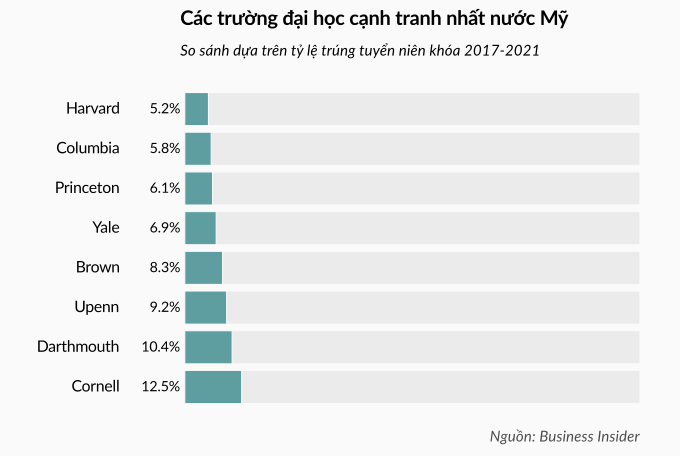

Source code (R):
## Critique by redesign
## Case 1
## http://vnexpress.net/infographics/du-hoc/ty-le-trung-tuyen-cac-dai-hoc-ivy-league-nien-khoa-2017-2021-3563507.html


## -----------------------------------------------------------------------------
## CLEAN DATA
## -----------------------------------------------------------------------------

## import data
dta <- read.csv("tyletrungtuyen.csv", stringsAsFactors = F)

## calculate acceptance rate
dta$rate <- round(dta$trungtuyen * 100 / dta$ungtuyen, 1)
dta$total <- 100
dta <- dta[order(dta$rate, decreasing = T), ]

## -----------------------------------------------------------------------------
## VISUALIZE DATA
## -----------------------------------------------------------------------------

## first try
barplot(dta$rate, names.arg = dta$truong)

## make it horizontal and remove bar border, add color
barplot(dta$rate, names.arg = dta$truong, horiz = T, border = F, col = "cadetblue")

## rotate labes
barplot(dta$rate, names.arg = dta$truong, horiz = T, las = 1, border = F, col = "cadetblue")

## add another barchart
barplot(dta$total, horiz = T, las = 1, border = F)
barplot(dta$rate, names.arg = dta$truong, horiz = T, las = 1, border = F, col = "cadetblue", add = T)

## remove labels
barplot(dta$total, horiz = T, border = F, xaxt = "n")
barplot(dta$rate, horiz = T, border = F, col = "cadetblue", add = T, xaxt = "n")

## make margin larger and get tick marks location
par(mar = c(2, 9, 4, 2))
bp <- barplot(dta$total, horiz = T, border = F, xaxt = "n") # get tick mark location
barplot(dta$rate, horiz = T, border = F, col = "cadetblue", add = T, xaxt = "n")

## add 1st label
bp <- barplot(dta$total, horiz = T, border = F, xaxt = "n")
barplot(dta$rate, horiz = T, border = F, col = "cadetblue", add = T, xaxt = "n")
axis(2, at = bp, labels = paste0(dta$rate, "%"), las = 1, tick = F, line = -1, cex.axis = 0.85)

## add 2nd label
bp <- barplot(dta$total, horiz = T, border = F, xaxt = "n")
barplot(dta$rate, horiz = T, border = F, col = "cadetblue", add = T, xaxt = "n")
axis(2, at = bp, labels = dta$truong, las = 1, tick = F, line = 2, cex.axis = 0.95)
axis(2, at = bp, labels = paste0(dta$rate, "%"), las = 1, tick = F, line = -1, cex.axis = 0.85)

## add title
bp <- barplot(dta$total, horiz = T, border = F, xaxt = "n", col = "gray92")
barplot(dta$rate, horiz = T, border = F, col = "cadetblue", add = T, xaxt = "n")
axis(2, at = bp, labels = dta$truong, las = 1, tick = F, line = 2, cex.axis = 0.95)
axis(2, at = bp, labels = paste0(dta$rate, "%"), las = 1, tick = F, line = -1, cex.axis = 0.85)
mtext("Các trường đại học cạnh tranh nhất nước Mỹ", line = 2.5, adj = 0, cex = 1.2, font = 2) # title

## add subt-title
bp <- barplot(dta$total, horiz = T, border = F, xaxt = "n", col = "gray92")
barplot(dta$rate, horiz = T, border = F, col = "cadetblue", add = T, xaxt = "n")
axis(2, at = bp, labels = dta$truong, las = 1, tick = F, line = 2, cex.axis = 0.95)
axis(2, at = bp, labels = paste0(dta$rate, "%"), las = 1, tick = F, line = -1, cex.axis = 0.85)
mtext("Các trường đại học cạnh tranh nhất nước Mỹ", line = 2.5, adj = 0, cex = 1.2, font = 2) # title
mtext("So sánh dựa trên tỷ lệ trúng tuyển niên khóa 2017-2021", line = 1, adj = 0, font = 3, cex = 0.9) # subtitle

## add source
bp <- barplot(dta$total, horiz = T, border = F, xaxt = "n", col = "gray92")
barplot(dta$rate, horiz = T, border = F, col = "cadetblue", add = T, xaxt = "n")
axis(2, at = bp, labels = dta$truong, las = 1, tick = F, line = 2, cex.axis = 0.95)
axis(2, at = bp, labels = paste0(dta$rate, "%"), las = 1, tick = F, line = -1, cex.axis = 0.85)
mtext(text = "Các trường đại học cạnh tranh nhất nước Mỹ", line = 2.5, adj = 0, cex = 1.2, font = 2) # title
mtext(text ="So sánh dựa trên tỷ lệ trúng tuyển niên khóa 2017-2021", line = 1, adj = 0, font = 3, cex = 0.9) # subtitle
mtext(text = "Nguồn: Business Insider", adj = 1, font = 3, cex = 0.9, side = 1, col = "gray30", line = 0.5) # source

## -----------------------------------------------------------------------------
## EXPORT
## -----------------------------------------------------------------------------

pdf("tyletrungtuyen.pdf", width=6.791667, height=4.560914)

bp <- barplot(dta$total, horiz = T, border = F, xaxt = "n", col = "gray92")
barplot(dta$rate, horiz = T, border = F, col = "cadetblue", add = T, xaxt = "n")
axis(2, at = bp, labels = dta$truong, las = 1, tick = F, line = 2, cex.axis = 0.95)
axis(2, at = bp, labels = paste0(dta$rate, "%"), las = 1, tick = F, line = -1, cex.axis = 0.85)
mtext(text = "Các trường đại học cạnh tranh nhất nước Mỹ", line = 2.5, adj = 0, cex = 1.2, font = 2) # title
mtext(text ="So sánh dựa trên tỷ lệ trúng tuyển niên khóa 2017-2021", line = 1, adj = 0, font = 3, cex = 0.9) # subtitle
mtext(text = "Nguồn: Business Insider", adj = 1, font = 3, cex = 0.9, side = 1, col = "gray30", line = 0.5) # source

dev.off()
